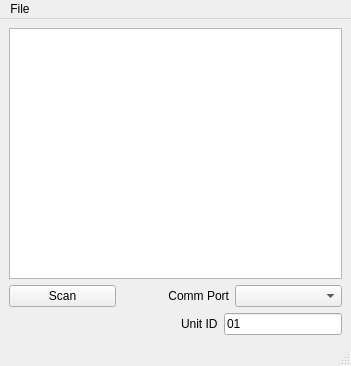
<?xml version="1.0" encoding="UTF-8"?>
<ui version="4.0">
 <class>MainWindow</class>
 <widget class="QMainWindow" name="MainWindow">
  <property name="geometry">
   <rect>
    <x>0</x>
    <y>0</y>
    <width>351</width>
    <height>366</height>
   </rect>
  </property>
  <property name="minimumSize">
   <size>
    <width>350</width>
    <height>350</height>
   </size>
  </property>
  <property name="windowTitle">
   <string>WSFree</string>
  </property>
  <widget class="QWidget" name="centralwidget">
   <layout class="QGridLayout" name="gridLayout">
    <item row="5" column="0">
     <layout class="QVBoxLayout" name="verticalLayout">
      <item>
       <widget class="QTableView" name="tableView"/>
      </item>
      <item>
       <layout class="QHBoxLayout" name="horizontalLayout">
        <item>
         <widget class="QPushButton" name="scanButton">
          <property name="text">
           <string>Scan</string>
          </property>
         </widget>
        </item>
        <item>
         <widget class="QLabel" name="label">
          <property name="layoutDirection">
           <enum>Qt::RightToLeft</enum>
          </property>
          <property name="text">
           <string>Comm Port</string>
          </property>
          <property name="alignment">
           <set>Qt::AlignRight|Qt::AlignTrailing|Qt::AlignVCenter</set>
          </property>
         </widget>
        </item>
        <item>
         <widget class="QComboBox" name="comboBox"/>
        </item>
       </layout>
      </item>
     </layout>
    </item>
    <item row="6" column="0">
     <layout class="QHBoxLayout" name="horizontalLayout_2">
      <item>
       <widget class="QLabel" name="label_2">
        <property name="text">
         <string>Unit ID</string>
        </property>
        <property name="margin">
         <number>0</number>
        </property>
        <property name="indent">
         <number>172</number>
        </property>
       </widget>
      </item>
      <item>
       <widget class="QLineEdit" name="unitID">
        <property name="layoutDirection">
         <enum>Qt::RightToLeft</enum>
        </property>
        <property name="text">
         <string>01</string>
        </property>
       </widget>
      </item>
     </layout>
    </item>
   </layout>
  </widget>
  <widget class="QMenuBar" name="menubar">
   <property name="geometry">
    <rect>
     <x>0</x>
     <y>0</y>
     <width>351</width>
     <height>22</height>
    </rect>
   </property>
   <widget class="QMenu" name="menuFile">
    <property name="title">
     <string>File</string>
    </property>
    <addaction name="actionReset"/>
   </widget>
   <addaction name="menuFile"/>
  </widget>
  <widget class="QStatusBar" name="statusbar"/>
  <action name="actionSettings">
   <property name="text">
    <string>Settings</string>
   </property>
  </action>
  <action name="actionReset">
   <property name="text">
    <string>Reset All</string>
   </property>
  </action>
 </widget>
 <resources/>
 <connections/>
</ui>
